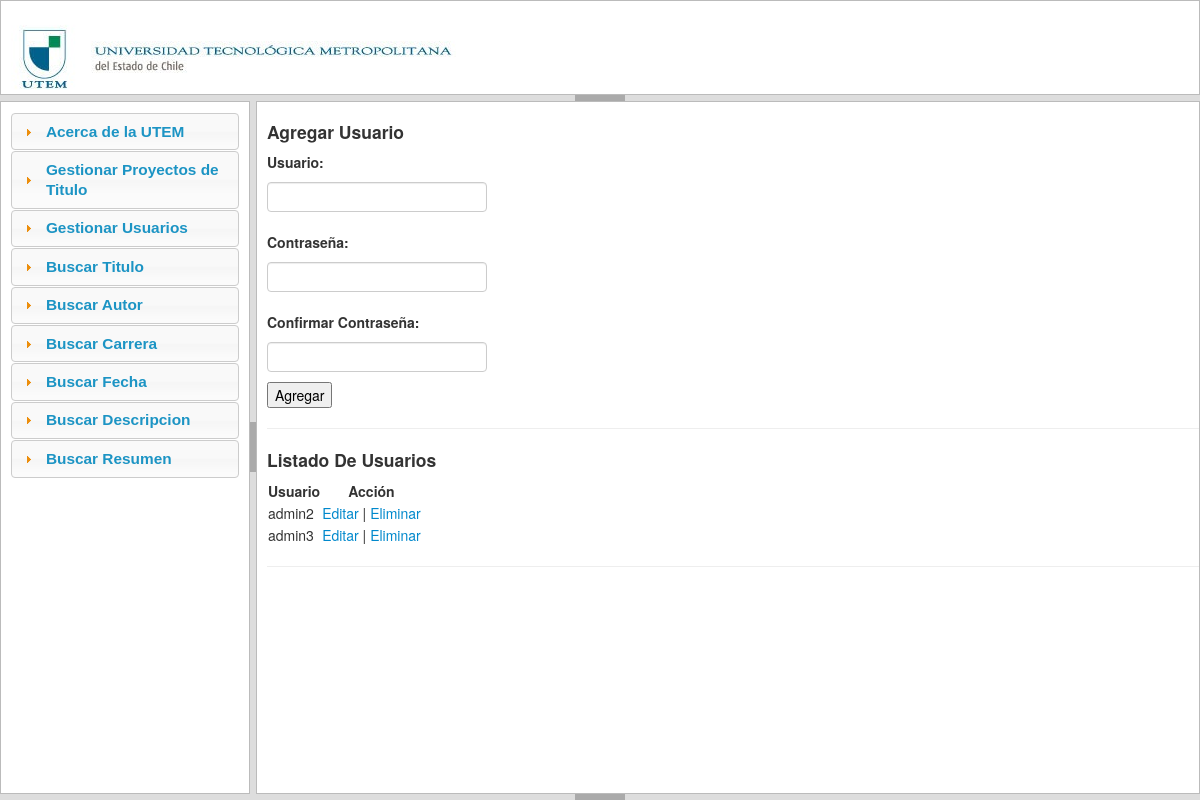
The page /index.php/admin/agregar on the database as committed earlier.
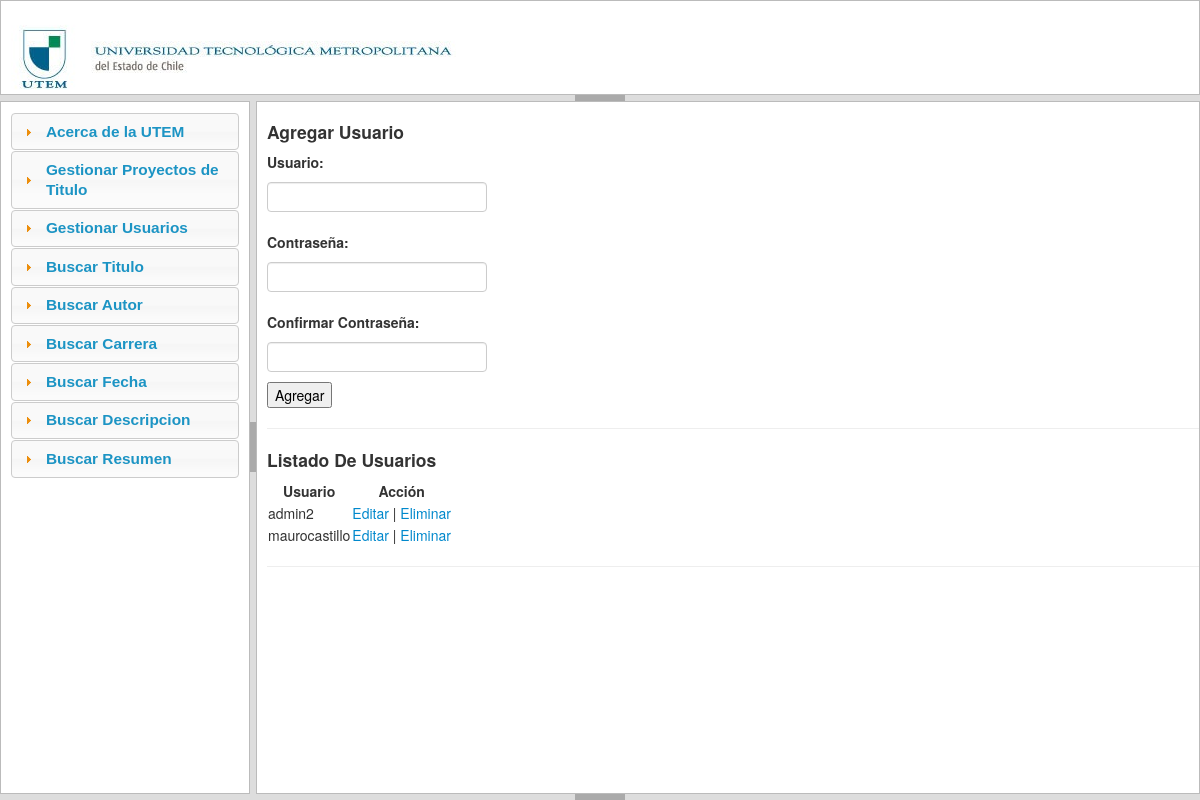
The same page on the database as committed later.
### tables this page shows
CREATE TABLE IF NOT EXISTS `users` (
  `id` int(11) NOT NULL AUTO_INCREMENT,
  `perfil` varchar(30) NOT NULL,
  `username` varchar(100) NOT NULL,
  `password` varchar(100) NOT NULL,
  PRIMARY KEY (`id`)
);

### application/controllers/admin.php (called while the page is built, shortened)
<?php  if ( ! defined('BASEPATH')) exit('No direct script access allowed');
class Admin extends CI_Controller {
	public function __construct() {
		$this->load->library(array('session','form_validation'));
		$this->load->helper(array('download', 'file', 'url', 'html', 'form'));
		$this->load->model('files_model');
	}
	public function agregar()
    {
        $usuarios = $this->files_model->get_usuarios();
        $data['usuarios'] = $usuarios;
        $this->load->view('index_view',$data);
    }
}

### index.php (called while the page is built, shortened)
<?php
require_once BASEPATH.'core/CodeIgniter.php';

### application/models/files_model.php (called while the page is built, shortened)
<?php
class Files_model extends CI_Model {
    public function get_usuarios()
    {
        $sql = $this->db->get('users');
        return $sql->result();
    }
}

### application/views/index_view.php (the view, shortened to what this page needs)
<!doctype html>
<html lang="en">
    <head>
    <link href="<?php echo base_url()?>public/css/style.css" rel="stylesheet" type="text/css" media="all" />
    <link href="<?php echo base_url()?>public/css/UI Lightness/jquery-ui-1.8.6.custom.css" rel="stylesheet" type="text/css" media="all" />
    <link href="<?php echo base_url()?>public/css/ui.jqgrid.css" rel="stylesheet" type="text/css" media="all" />
    <link href="<?php echo base_url()?>public/css/bootstrap.css" rel="stylesheet" type="text/css" media="all" />
    <link href="<?php echo base_url()?>public/css/bootstrap-responsive.css" rel="stylesheet" type="text/css" media="all" />
</head>
<body>
    <header class="ui-layout-north">
        <h1>
            <img alt="logo" src="<?php echo base_url()?>public/img/utem_estado_de_chile.png">
        </h1>
    </header>
    <div id="left-menu" class="ui-layout-west">
        <div id="accordion">
            <div>
                <h3><a href="#" rel="3" >Acerca de la UTEM</a></h3>
            </div>
            <div>
                <h3><a href="#" rel="4" >Gestionar Proyectos de Titulo</a></h3>
            </div>
            <div>
                <h3><a href="#" rel="4" >Gestionar Usuarios</a></h3>
            </div>
            <div>
                <h3><a href="#" rel="4" >Buscar Titulo</a></h3>
            </div>
            <div>
                <h3><a href="#" rel="4" >Buscar Autor</a></h3>
            </div>
            <div>
                <h3><a href="#" rel="4" >Buscar Carrera</a></h3>
            </div>
            <div>
                <h3><a href="#" rel="4" >Buscar Fecha</a></h3>
            </div>
            <div>
                <h3><a href="#" rel="4" >Buscar Descripcion</a></h3>
            </div>
            <div>
                <h3><a href="#" rel="4" >Buscar Resumen</a></h3>
            </div>
        </div>
    </div>
    <div id="carousel" class="ui-layout-center">
        <ul>
     <p>
        <h4>Agregar Usuario</h4>
      <form method="POST">
    <h5>Usuario:</h5>
    <input type="text" name="username" value="<?= set_value('username');?>" /><br />
    <h5>Contraseña:</h5>
    <input type="password" name="password" value="<?= set_value('password');?>" /><br />
    <h5>Confirmar Contraseña:</h5>
    <input type="password" name="pass"/><br />
    <input type="submit" value="Agregar" />
</form>
<hr />
<h4>Listado De Usuarios</h4>
<table>
    <tr>
        <th>Usuario</th>
        <th>Acción</th>
    </tr>
    <?php foreach($usuarios as $usuario):?>
    <tr>
        <?php
        if ($usuario->username!='admin') {
        ?>
            <td><?= $usuario->username?></td>
            <td><a href="<?= base_url().'admin/editar/'.$usuario->id?>">Editar</a> | <a href="<?= base_url().'admin/eliminar/'.$usuario->id?>">Eliminar</a></td>
        <?php
        }
        ?>
    </tr>
    <?php endforeach;?>
</table>
<hr />
    </p>
        </ul>
    </div>
</body>
</html>

### application/views/index_view.php (style rules this page uses)
body { padding-top: 50px; }
#carousel { margin: 0 auto; width: 400px; height: 390px; padding: 0; overflow: scroll; border: 2px solid #999; }
#carousel ul { list-style: none; width: 1500px; margin: 0; padding: 0; position: relative; }

Rows that differ between the two databases and show on the page:
removed users: username "admin3"
added users: username "maurocastillo"
